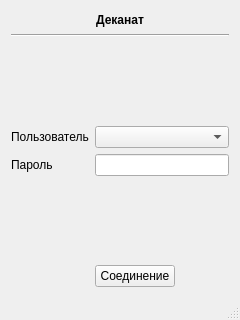
<?xml version="1.0" encoding="UTF-8"?>
<ui version="4.0">
 <class>MainWindow</class>
 <widget class="QMainWindow" name="MainWindow">
  <property name="geometry">
   <rect>
    <x>0</x>
    <y>0</y>
    <width>240</width>
    <height>320</height>
   </rect>
  </property>
  <property name="sizePolicy">
   <sizepolicy hsizetype="Fixed" vsizetype="Fixed">
    <horstretch>0</horstretch>
    <verstretch>0</verstretch>
   </sizepolicy>
  </property>
  <property name="minimumSize">
   <size>
    <width>240</width>
    <height>320</height>
   </size>
  </property>
  <property name="windowTitle">
   <string>Деканат</string>
  </property>
  <widget class="QWidget" name="centralWidget">
   <layout class="QGridLayout" name="gridLayout" rowstretch="1,1,5,1,1,5,1,0" columnstretch="1,1,1">
    <item row="3" column="1" colspan="2">
     <widget class="QComboBox" name="comBoxUser"/>
    </item>
    <item row="3" column="0">
     <widget class="QLabel" name="lbluser">
      <property name="text">
       <string>Пользователь</string>
      </property>
     </widget>
    </item>
    <item row="0" column="0" colspan="3">
     <widget class="QLabel" name="label">
      <property name="font">
       <font>
        <weight>75</weight>
        <bold>true</bold>
       </font>
      </property>
      <property name="text">
       <string>Деканат</string>
      </property>
      <property name="alignment">
       <set>Qt::AlignCenter</set>
      </property>
     </widget>
    </item>
    <item row="4" column="0">
     <widget class="QLabel" name="lblPsw">
      <property name="text">
       <string>Пароль</string>
      </property>
     </widget>
    </item>
    <item row="1" column="0" colspan="3">
     <widget class="Line" name="line">
      <property name="orientation">
       <enum>Qt::Horizontal</enum>
      </property>
     </widget>
    </item>
    <item row="6" column="0">
     <spacer name="horizontalSpacer_5">
      <property name="orientation">
       <enum>Qt::Horizontal</enum>
      </property>
      <property name="sizeHint" stdset="0">
       <size>
        <width>40</width>
        <height>20</height>
       </size>
      </property>
     </spacer>
    </item>
    <item row="6" column="2">
     <spacer name="horizontalSpacer_6">
      <property name="orientation">
       <enum>Qt::Horizontal</enum>
      </property>
      <property name="sizeHint" stdset="0">
       <size>
        <width>40</width>
        <height>20</height>
       </size>
      </property>
     </spacer>
    </item>
    <item row="6" column="1">
     <widget class="QPushButton" name="btnConnect">
      <property name="text">
       <string>Соединение</string>
      </property>
     </widget>
    </item>
    <item row="2" column="0" colspan="3">
     <spacer name="verticalSpacer">
      <property name="orientation">
       <enum>Qt::Vertical</enum>
      </property>
      <property name="sizeHint" stdset="0">
       <size>
        <width>20</width>
        <height>40</height>
       </size>
      </property>
     </spacer>
    </item>
    <item row="4" column="1" colspan="2">
     <widget class="QLineEdit" name="fieldPsw"/>
    </item>
    <item row="5" column="0" colspan="3">
     <spacer name="verticalSpacer_2">
      <property name="orientation">
       <enum>Qt::Vertical</enum>
      </property>
      <property name="sizeHint" stdset="0">
       <size>
        <width>20</width>
        <height>40</height>
       </size>
      </property>
     </spacer>
    </item>
   </layout>
  </widget>
  <widget class="QStatusBar" name="statusBar"/>
 </widget>
 <layoutdefault spacing="6" margin="11"/>
 <resources/>
 <connections/>
</ui>
